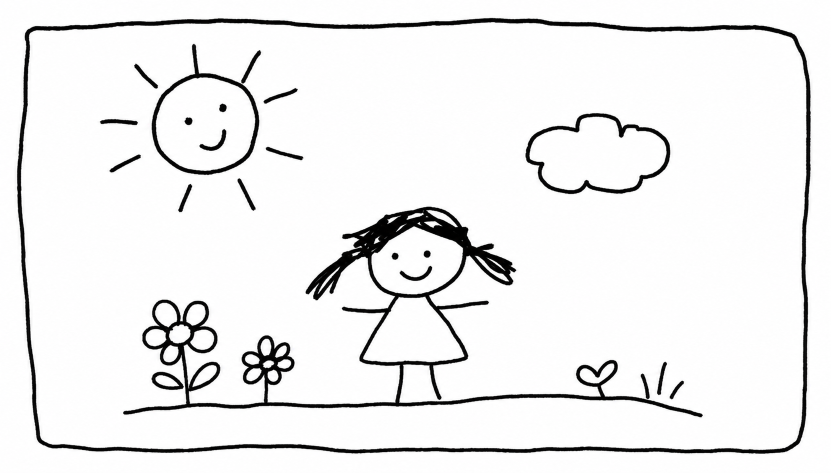
#> input picture scripts/charm-sources/画.png, 1662 x 946 px (shown at 1/2 size)
$ python thicken-drawing.py
#> lines starting #> are read from the running program, lines starting #| are printed output that depends on the picture
#!/usr/bin/env python3
"""Rebuild the hanging drawing (画 -> assets/system/hanging-drawing.png) from its
source, thickening the strokes to a chosen ON-SCREEN weight WITHOUT changing the
drawing's form or detail. Same ink-bbox crop + aspect as the live asset, so the
.pc-l1pic position/size is unchanged — only the stroke width grows.

Run from anywhere:  python3 scripts/thicken-drawing.py
Then bump the  hanging-drawing.png?v=  cache token in index.html (or hard-reload).

TUNING: change TARGET_DISP_STROKE below. Bigger = bolder lines, smaller = finer.
"""
from PIL import Image, ImageFilter
import os

HERE = os.path.dirname(os.path.abspath(__file__))
ROOT = os.path.dirname(HERE)
SRC = os.path.join(HERE, "charm-sources", "画.png")
OUT = os.path.join(ROOT, "assets", "system", "hanging-drawing.png")

INK = (17, 17, 17)
DISP_VW = 6.0               # .pc-l1pic width in vw
VW_PX = 1280 / 100.0        # 1 vw at the reference viewport
TARGET_DISP_STROKE = 1.0   # <-- KNOB: stroke width in px on a 1280 viewport


def to_alpha_solid(path):
#> called with path = 'scripts/charm-sources/画.png'
    src = Image.open(path).convert("RGB")
#> src is the input picture: PIL image 1662x946 RGB; mean R, G, B 237.4, 237.3, 237.4
    w, h = src.size
#> w = 1662; h = 946
    out = Image.new("RGBA", (w, h))
#> out: PIL image 1662x946 RGBA; every value is 0
    s, d = src.load(), out.load()
    for y in range(h):
        for x in range(w):
            r, g, b = s[x, y]
            lum = (r * 299 + g * 587 + b * 114) // 1000
            a = 255 - lum
            d[x, y] = (*INK, 0 if a < 12 else min(255, int(a * 1.25)))
    return out


def ink_bbox(img, thr=40):
#> called with thr = 40
    p = img.load()
    w, h = img.size
#> w = 1662; h = 946
    minx, maxx, miny, maxy = w, -1, h, -1
#> minx = 1662; maxx = -1; miny = 946; maxy = -1
    for y in range(h):
        for x in range(w):
            if p[x, y][3] > thr:
                minx = min(minx, x); maxx = max(maxx, x)
                miny = min(miny, y); maxy = max(maxy, y)
    return (minx, miny, maxx + 1, maxy + 1)


def stroke_width(img):
    """median horizontal opaque-run (ignoring long frame fills)."""
    p = img.load()
    w, h = img.size
    runs = []
    for y in range(0, h, 2):
        run = 0
        for x in range(w):
            if p[x, y][3] > 120:
                run += 1
            elif run:
                runs.append(run)
                run = 0
        if run:
            runs.append(run)
    runs = [r for r in runs if 0 < r < w * 0.5]
    runs.sort()
    return runs[len(runs) // 2] if runs else 1


def build():
    art = to_alpha_solid(SRC)
    crop = art.crop(ink_bbox(art))
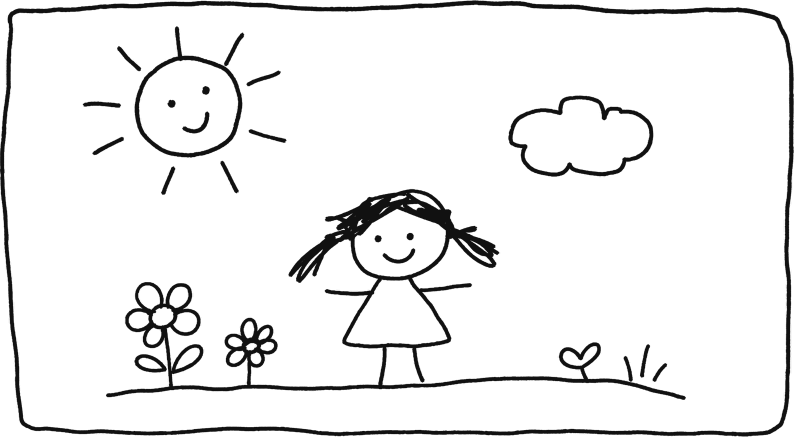
#> crop: PIL image 1588x873 RGBA (shown at 1/2 size); mean R, G, B, A 17, 17, 17, 19.8; transparent parts drawn white
    cw, ch = crop.size
#> cw = 1588; ch = 873
    work_w = 640                                # keeps exact aspect; small kernels
    work = crop.resize((work_w, round(ch * work_w / cw)), Image.LANCZOS)
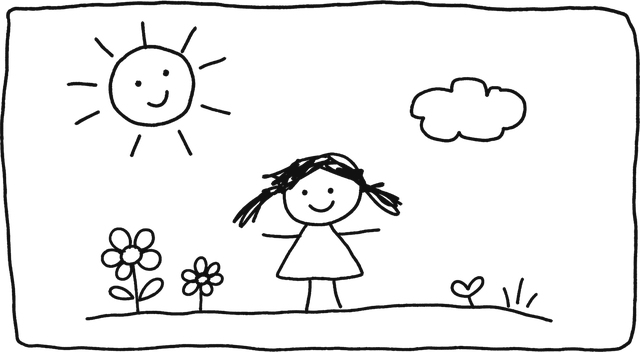
#> work: PIL image 640x352 RGBA; mean R, G, B, A 1.8, 1.8, 1.8, 19.8; transparent parts drawn white
    ww, wh = work.size
#> ww = 640; wh = 352
    wp = work.load()
    for y in range(wh):                         # re-solidify after LANCZOS
        for x in range(ww):
            r, g, b, a = wp[x, y]
            if a:
                wp[x, y] = (*INK, 255 if a > 90 else min(255, int(a * 1.6)))
    cur = stroke_width(work)
#> cur = 4
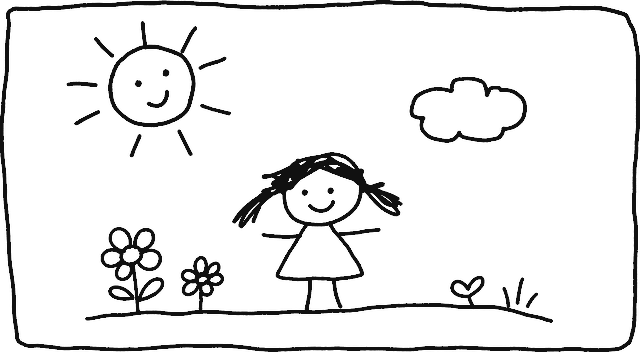
#> work: PIL image 640x352 RGBA; mean R, G, B, A 2.5, 2.5, 2.5, 23; transparent parts drawn white
    disp_scale = (DISP_VW * VW_PX) / ww         # px_screen per px_work
#> disp_scale = 0.12
    need = TARGET_DISP_STROKE / disp_scale
#> need = 8.33
    radius = max(0, round((need - cur) / 2))
#> radius = 2
    k = 2 * radius + 1
#> k = 5
    thick = work.filter(ImageFilter.MaxFilter(k)) if k >= 3 else work
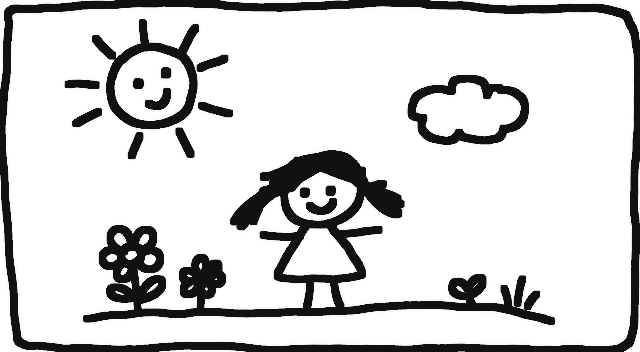
#> thick: PIL image 640x352 RGBA; mean R, G, B, A 4.5, 4.5, 4.5, 47.3; transparent parts drawn white
    thick.save(OUT)
    print(f"MaxFilter({k}) -> ~{(cur + k - 1) * disp_scale:.2f}px display stroke  ({OUT})")
#| MaxFilter(5) -> ~0.96px display stroke  (assets/system/hanging-drawing.png)


if __name__ == "__main__":
    build()

$ run again, with scripts/charm-sources/心.png copied over scripts/charm-sources/画.png
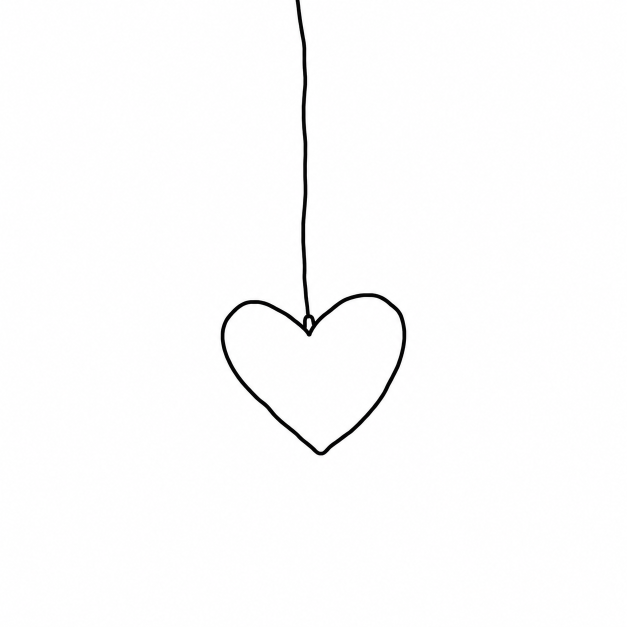
#> input picture scripts/charm-sources/心.png, 1254 x 1254 px (shown at 1/2 size)
#> in to_alpha_solid, src is the input picture: PIL image 1254x1254 RGB; mean R, G, B 252, 251.9, 252
#> out: PIL image 1254x1254 RGBA; every value is 0
#> in build, `crop = art.crop(ink_bbox(art))`:
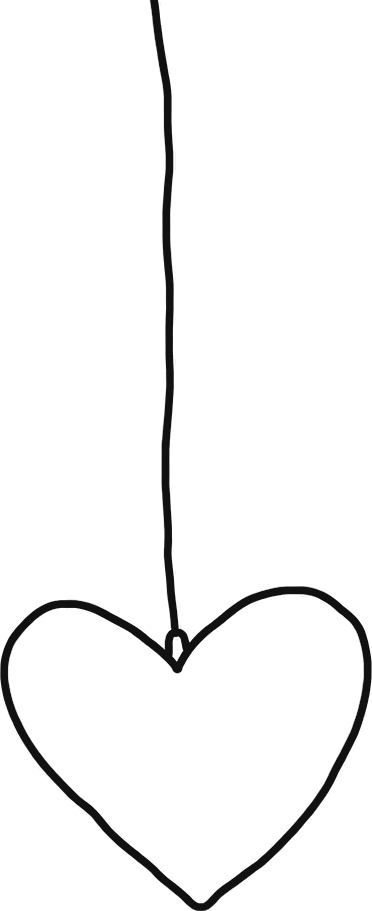
#> crop: PIL image 372x911 RGBA; mean R, G, B, A 17, 17, 17, 10.6; transparent parts drawn white
#> cur = 15
#> radius = 0
#> k = 1
#| MaxFilter(1) -> ~1.80px display stroke  (assets/system/hanging-drawing.png)
